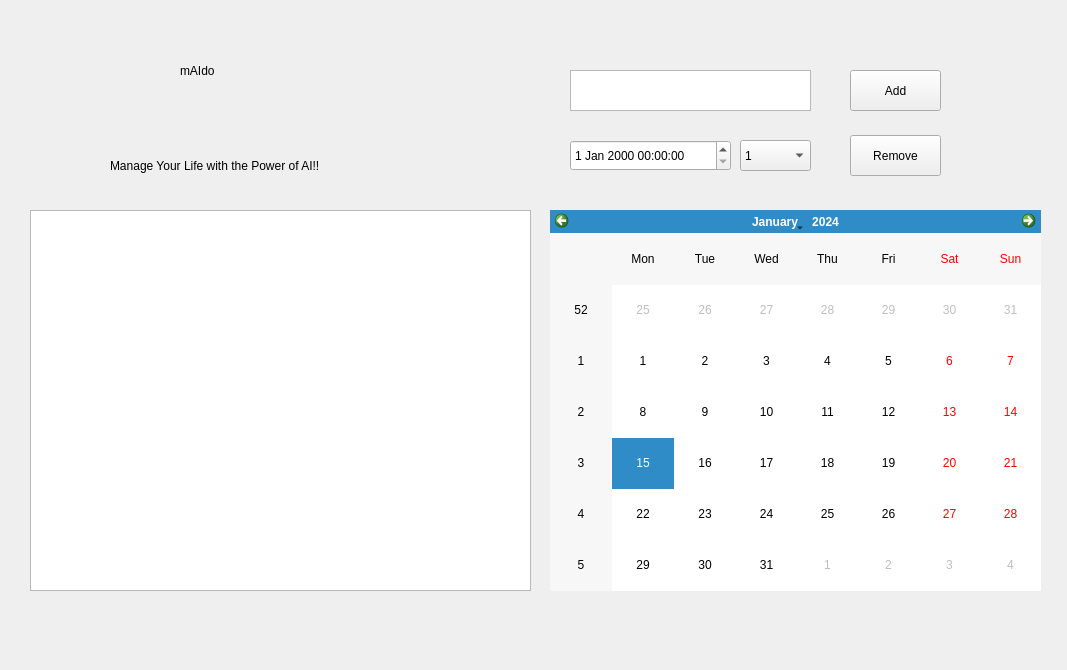
<?xml version="1.0" encoding="UTF-8"?>
<ui version="4.0">
 <class>Form</class>
 <widget class="QWidget" name="Form">
  <property name="geometry">
   <rect>
    <x>0</x>
    <y>0</y>
    <width>1067</width>
    <height>670</height>
   </rect>
  </property>
  <property name="windowTitle">
   <string>Form</string>
  </property>
  <widget class="QTextEdit" name="textEdit">
   <property name="geometry">
    <rect>
     <x>570</x>
     <y>70</y>
     <width>241</width>
     <height>41</height>
    </rect>
   </property>
  </widget>
  <widget class="QPushButton" name="pushButton">
   <property name="geometry">
    <rect>
     <x>850</x>
     <y>70</y>
     <width>91</width>
     <height>41</height>
    </rect>
   </property>
   <property name="styleSheet">
    <string notr="true">font: 10pt &quot;Calibri&quot; &quot;bold&quot;;</string>
   </property>
   <property name="text">
    <string>Add</string>
   </property>
  </widget>
  <widget class="QPushButton" name="pushButton_2">
   <property name="geometry">
    <rect>
     <x>850</x>
     <y>135</y>
     <width>91</width>
     <height>41</height>
    </rect>
   </property>
   <property name="styleSheet">
    <string notr="true">font: 10pt &quot;Calibri&quot; &quot;bold&quot;;</string>
   </property>
   <property name="text">
    <string>Remove</string>
   </property>
  </widget>
  <widget class="QDateTimeEdit" name="dateTimeEdit">
   <property name="geometry">
    <rect>
     <x>570</x>
     <y>140</y>
     <width>161</width>
     <height>31</height>
    </rect>
   </property>
   <property name="styleSheet">
    <string notr="true">font: 10pt &quot;Calibri&quot;;</string>
   </property>
  </widget>
  <widget class="QComboBox" name="comboBox">
   <property name="geometry">
    <rect>
     <x>740</x>
     <y>140</y>
     <width>71</width>
     <height>31</height>
    </rect>
   </property>
   <property name="styleSheet">
    <string notr="true">font: 10pt &quot;Calibri&quot;;</string>
   </property>
   <item>
    <property name="text">
     <string>1</string>
    </property>
   </item>
   <item>
    <property name="text">
     <string>2</string>
    </property>
   </item>
   <item>
    <property name="text">
     <string>None</string>
    </property>
   </item>
  </widget>
  <widget class="QTableView" name="tableView">
   <property name="geometry">
    <rect>
     <x>30</x>
     <y>210</y>
     <width>501</width>
     <height>381</height>
    </rect>
   </property>
   <property name="styleSheet">
    <string notr="true">font: 10pt &quot;Calibri&quot;;</string>
   </property>
  </widget>
  <widget class="QCalendarWidget" name="calendarWidget">
   <property name="geometry">
    <rect>
     <x>550</x>
     <y>210</y>
     <width>491</width>
     <height>381</height>
    </rect>
   </property>
   <property name="styleSheet">
    <string notr="true">font: 10pt &quot;Calibri&quot; &quot;bold&quot;;</string>
   </property>
  </widget>
  <widget class="QLabel" name="label">
   <property name="geometry">
    <rect>
     <x>180</x>
     <y>30</y>
     <width>271</width>
     <height>81</height>
    </rect>
   </property>
   <property name="styleSheet">
    <string notr="true">font: 48pt &quot;Calibri&quot; &quot;bold&quot;;</string>
   </property>
   <property name="text">
    <string>mAIdo</string>
   </property>
  </widget>
  <widget class="QLabel" name="label_2">
   <property name="geometry">
    <rect>
     <x>110</x>
     <y>140</y>
     <width>361</width>
     <height>51</height>
    </rect>
   </property>
   <property name="styleSheet">
    <string notr="true">font: italic 16pt &quot;Calibri&quot;;</string>
   </property>
   <property name="text">
    <string>Manage Your Life with the Power of AI!!</string>
   </property>
  </widget>
 </widget>
 <resources/>
 <connections/>
</ui>
